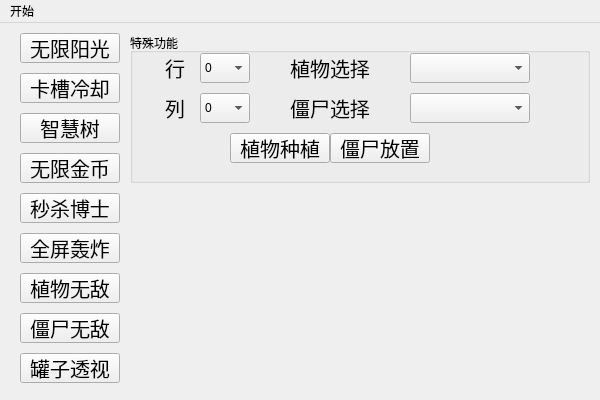
<?xml version="1.0" encoding="UTF-8"?>
<ui version="4.0">
 <class>MainWindow</class>
 <widget class="QMainWindow" name="MainWindow">
  <property name="geometry">
   <rect>
    <x>0</x>
    <y>0</y>
    <width>600</width>
    <height>400</height>
   </rect>
  </property>
  <property name="windowTitle">
   <string>MainWindow</string>
  </property>
  <widget class="QWidget" name="centralwidget">
   <widget class="QPushButton" name="FunBtn_00">
    <property name="geometry">
     <rect>
      <x>20</x>
      <y>10</y>
      <width>100</width>
      <height>30</height>
     </rect>
    </property>
    <property name="styleSheet">
     <string notr="true">font:20px;
font-family:songti;</string>
    </property>
    <property name="text">
     <string>无限阳光</string>
    </property>
   </widget>
   <widget class="QPushButton" name="FunBtn_01">
    <property name="geometry">
     <rect>
      <x>20</x>
      <y>50</y>
      <width>100</width>
      <height>30</height>
     </rect>
    </property>
    <property name="styleSheet">
     <string notr="true">font:20px;
font-family:songti;</string>
    </property>
    <property name="text">
     <string>卡槽冷却</string>
    </property>
   </widget>
   <widget class="QPushButton" name="FunBtn_02">
    <property name="geometry">
     <rect>
      <x>20</x>
      <y>90</y>
      <width>100</width>
      <height>30</height>
     </rect>
    </property>
    <property name="styleSheet">
     <string notr="true">font:20px;
font-family:songti;</string>
    </property>
    <property name="text">
     <string>智慧树</string>
    </property>
   </widget>
   <widget class="QPushButton" name="FunBtn_03">
    <property name="geometry">
     <rect>
      <x>20</x>
      <y>130</y>
      <width>100</width>
      <height>30</height>
     </rect>
    </property>
    <property name="styleSheet">
     <string notr="true">font:20px;
font-family:songti;</string>
    </property>
    <property name="text">
     <string>无限金币</string>
    </property>
   </widget>
   <widget class="QPushButton" name="FunBtn_04">
    <property name="geometry">
     <rect>
      <x>20</x>
      <y>170</y>
      <width>100</width>
      <height>30</height>
     </rect>
    </property>
    <property name="styleSheet">
     <string notr="true">font:20px;
font-family:songti;</string>
    </property>
    <property name="text">
     <string>秒杀博士</string>
    </property>
   </widget>
   <widget class="QPushButton" name="FunBtn_05">
    <property name="geometry">
     <rect>
      <x>20</x>
      <y>210</y>
      <width>100</width>
      <height>30</height>
     </rect>
    </property>
    <property name="styleSheet">
     <string notr="true">font:20px;
font-family:songti;</string>
    </property>
    <property name="text">
     <string>全屏轰炸</string>
    </property>
   </widget>
   <widget class="QPushButton" name="FunBtn_06">
    <property name="geometry">
     <rect>
      <x>20</x>
      <y>250</y>
      <width>100</width>
      <height>30</height>
     </rect>
    </property>
    <property name="styleSheet">
     <string notr="true">font:20px;
font-family:songti;</string>
    </property>
    <property name="text">
     <string>植物无敌</string>
    </property>
   </widget>
   <widget class="QPushButton" name="FunBtn_07">
    <property name="geometry">
     <rect>
      <x>20</x>
      <y>290</y>
      <width>100</width>
      <height>30</height>
     </rect>
    </property>
    <property name="styleSheet">
     <string notr="true">font:20px;
font-family:songti;</string>
    </property>
    <property name="text">
     <string>僵尸无敌</string>
    </property>
   </widget>
   <widget class="QPushButton" name="FunBtn_08">
    <property name="geometry">
     <rect>
      <x>20</x>
      <y>330</y>
      <width>100</width>
      <height>30</height>
     </rect>
    </property>
    <property name="styleSheet">
     <string notr="true">font:20px;
font-family:songti;</string>
    </property>
    <property name="text">
     <string>罐子透视</string>
    </property>
   </widget>
   <widget class="QGroupBox" name="GroupBox">
    <property name="geometry">
     <rect>
      <x>130</x>
      <y>10</y>
      <width>460</width>
      <height>150</height>
     </rect>
    </property>
    <property name="title">
     <string>特殊功能</string>
    </property>
    <widget class="QPushButton" name="FunBtn_10">
     <property name="geometry">
      <rect>
       <x>200</x>
       <y>100</y>
       <width>100</width>
       <height>30</height>
      </rect>
     </property>
     <property name="styleSheet">
      <string notr="true">font:20px;
font-family:songti;</string>
     </property>
     <property name="text">
      <string>僵尸放置</string>
     </property>
    </widget>
    <widget class="QLabel" name="L1_4">
     <property name="geometry">
      <rect>
       <x>140</x>
       <y>60</y>
       <width>120</width>
       <height>30</height>
      </rect>
     </property>
     <property name="styleSheet">
      <string notr="true">font:20px;
font-family:songti;</string>
     </property>
     <property name="text">
      <string>僵尸选择</string>
     </property>
     <property name="alignment">
      <set>Qt::AlignmentFlag::AlignCenter</set>
     </property>
    </widget>
    <widget class="QPushButton" name="FunBtn_09">
     <property name="geometry">
      <rect>
       <x>100</x>
       <y>100</y>
       <width>100</width>
       <height>30</height>
      </rect>
     </property>
     <property name="styleSheet">
      <string notr="true">font:20px;
font-family:songti;</string>
     </property>
     <property name="text">
      <string>植物种植</string>
     </property>
    </widget>
    <widget class="QLabel" name="L1_3">
     <property name="geometry">
      <rect>
       <x>140</x>
       <y>20</y>
       <width>120</width>
       <height>30</height>
      </rect>
     </property>
     <property name="styleSheet">
      <string notr="true">font:20px;
font-family:songti;</string>
     </property>
     <property name="text">
      <string>植物选择</string>
     </property>
     <property name="alignment">
      <set>Qt::AlignmentFlag::AlignCenter</set>
     </property>
    </widget>
    <widget class="QComboBox" name="YComBox">
     <property name="geometry">
      <rect>
       <x>70</x>
       <y>20</y>
       <width>50</width>
       <height>30</height>
      </rect>
     </property>
     <item>
      <property name="text">
       <string>0</string>
      </property>
     </item>
     <item>
      <property name="text">
       <string>1</string>
      </property>
     </item>
     <item>
      <property name="text">
       <string>2</string>
      </property>
     </item>
     <item>
      <property name="text">
       <string>3</string>
      </property>
     </item>
     <item>
      <property name="text">
       <string>4</string>
      </property>
     </item>
    </widget>
    <widget class="QComboBox" name="ZombiesComBox">
     <property name="geometry">
      <rect>
       <x>280</x>
       <y>60</y>
       <width>120</width>
       <height>30</height>
      </rect>
     </property>
    </widget>
    <widget class="QLabel" name="L1_2">
     <property name="geometry">
      <rect>
       <x>30</x>
       <y>60</y>
       <width>30</width>
       <height>30</height>
      </rect>
     </property>
     <property name="styleSheet">
      <string notr="true">font:20px;
font-family:songti;</string>
     </property>
     <property name="text">
      <string>列</string>
     </property>
     <property name="alignment">
      <set>Qt::AlignmentFlag::AlignCenter</set>
     </property>
    </widget>
    <widget class="QLabel" name="L1">
     <property name="geometry">
      <rect>
       <x>30</x>
       <y>20</y>
       <width>30</width>
       <height>30</height>
      </rect>
     </property>
     <property name="styleSheet">
      <string notr="true">font:20px;
font-family:songti;</string>
     </property>
     <property name="text">
      <string>行</string>
     </property>
     <property name="alignment">
      <set>Qt::AlignmentFlag::AlignCenter</set>
     </property>
    </widget>
    <widget class="QComboBox" name="XComBox">
     <property name="geometry">
      <rect>
       <x>70</x>
       <y>60</y>
       <width>50</width>
       <height>30</height>
      </rect>
     </property>
     <item>
      <property name="text">
       <string>0</string>
      </property>
     </item>
     <item>
      <property name="text">
       <string>1</string>
      </property>
     </item>
     <item>
      <property name="text">
       <string>2</string>
      </property>
     </item>
     <item>
      <property name="text">
       <string>3</string>
      </property>
     </item>
     <item>
      <property name="text">
       <string>4</string>
      </property>
     </item>
     <item>
      <property name="text">
       <string>5</string>
      </property>
     </item>
     <item>
      <property name="text">
       <string>6</string>
      </property>
     </item>
     <item>
      <property name="text">
       <string>7</string>
      </property>
     </item>
     <item>
      <property name="text">
       <string>8</string>
      </property>
     </item>
    </widget>
    <widget class="QComboBox" name="PlantsComBox">
     <property name="geometry">
      <rect>
       <x>280</x>
       <y>20</y>
       <width>120</width>
       <height>30</height>
      </rect>
     </property>
    </widget>
   </widget>
  </widget>
  <widget class="QMenuBar" name="Menu">
   <property name="geometry">
    <rect>
     <x>0</x>
     <y>0</y>
     <width>600</width>
     <height>21</height>
    </rect>
   </property>
   <widget class="QMenu" name="StartMenu">
    <property name="title">
     <string>开始</string>
    </property>
    <addaction name="InjectAction"/>
    <addaction name="UnloadAction"/>
   </widget>
   <addaction name="StartMenu"/>
  </widget>
  <action name="InjectAction">
   <property name="text">
    <string>注入</string>
   </property>
  </action>
  <action name="UnloadAction">
   <property name="text">
    <string>卸载</string>
   </property>
  </action>
 </widget>
 <resources/>
 <connections/>
</ui>
